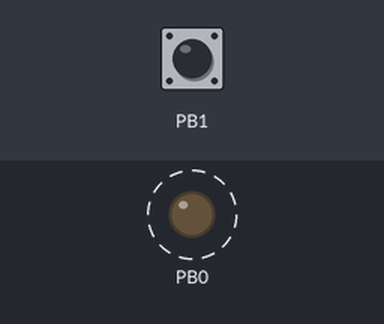
A program run on a simulated ATmega328P, built with avr-gcc and emulated at 1 MHz (the files do not name the chip). Shown: output pins drawn as LEDs (lit = HIGH). Dashed ring = blinking. The test bench sets the inputs (shaded band); at power-on: PB1 HIGH.

Above: at 1.8 s.
1.9 s: PB1 pulled LOW for 3.2 s
At 5.5 s:
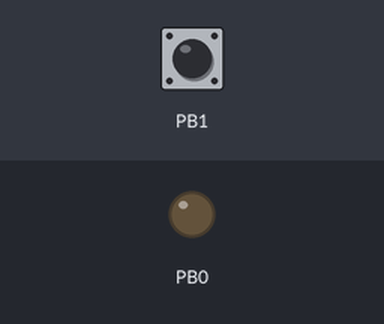
At 6.0 s:
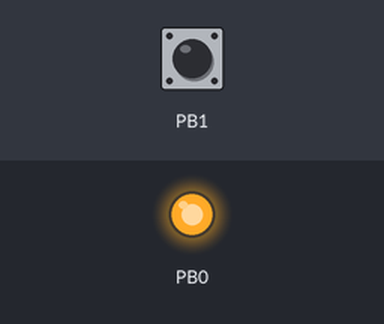
Timing chart, 0 to 12.6 s (numbered marks = the images above; inputs shaded):
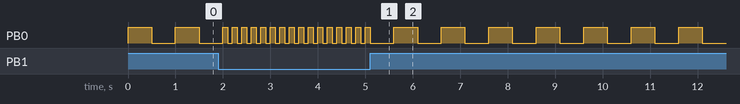

The program:

main.c
```c
#define F_CPU 1000000UL			// Needed for delay.h. Freq = 1.0 MHz.

// Return non-zero if the bit is clear, and a 0 if the bit is set.
#define bit_is_clear(sfr,bit) \
(!(_SFR_BYTE(sfr) & _BV(bit)))

#include <avr/io.h>
#include <util/delay.h>


int main(void)
{
	DDRB |= 1 << PINB0;			// Data Direction Register output port B pin 0
	DDRB &= ~(1 << PINB1);		// Data Direction Register input port B pin 1
	PORTB |= 1 << PINB1;		// set PINB1 HIGH

	int countdown = 0x4b0;		// Save my eyes from the flashing
	double d = 0x3e8;			// 1000 milliseconds for _delay_ms

	while (countdown) {
		--countdown;

		PORTB ^= 1 << PINB0;	// Flip bit		PORTB= 1 ? 0 : 1;

		if (!bit_is_clear(PINB, 1)) { _delay_ms(d/2); }
		else if (bit_is_clear(PINB, 1)) { _delay_ms(d/10); }

	}


	return 0;
}
```
